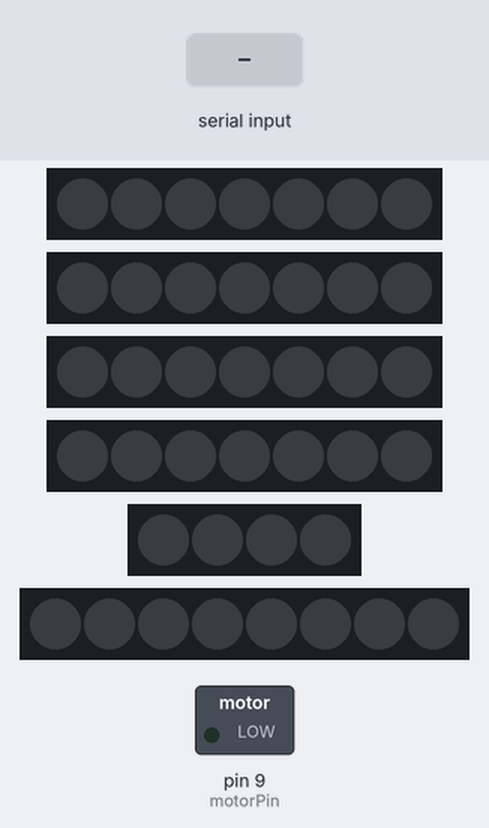
This sketch was run on a simulated Arduino Uno, built with avr-gcc and run on an emulated ATmega328P. On the bench: 4 × 7 RGB LEDs in strip order, left to right, 4 RGB LEDs in strip order, left to right, 8 RGB LEDs in strip order, left to right, switched loads named in the sketch (green lamp = pin HIGH). The inputs (shaded band) are chosen by the test bench. What the sketch prints to the serial monitor is not drawn.

Above: at 1.2 s.
1.3 s: "c" received over Serial
At 1.5 s:
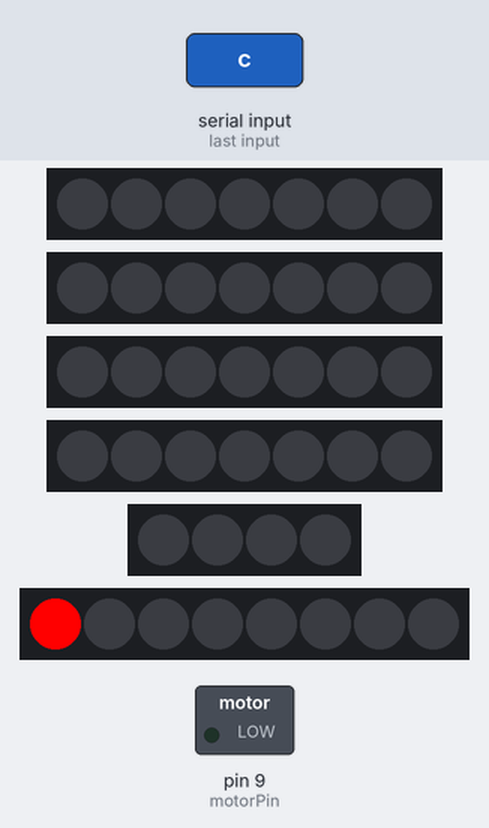
4.0 s: "a" received over Serial
At 6.7 s:
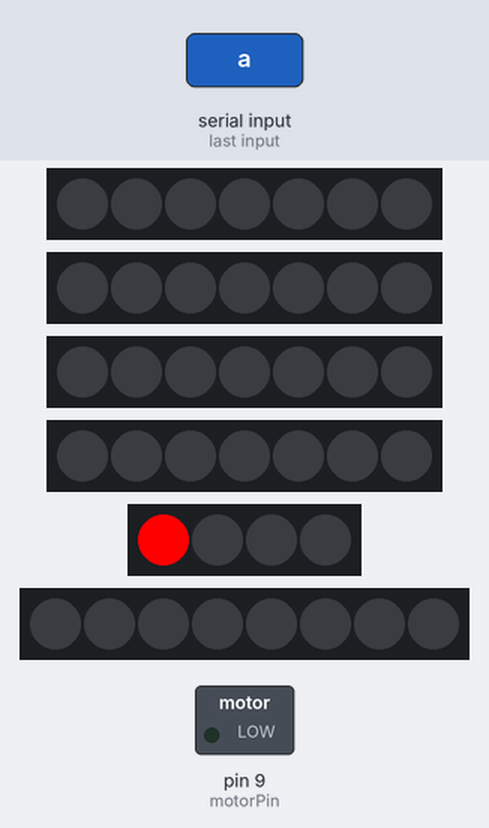
7.0 s: "b" received over Serial
At 9.4 s:
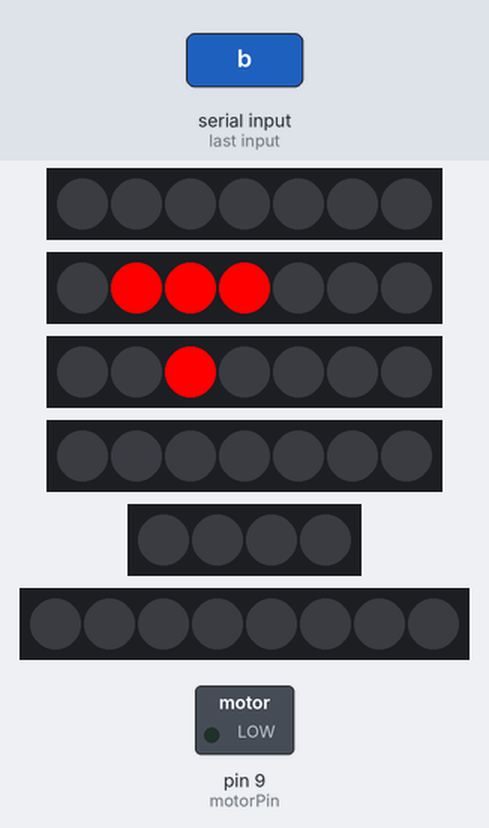
10.0 s: "d" received over Serial
At 12.7 s:
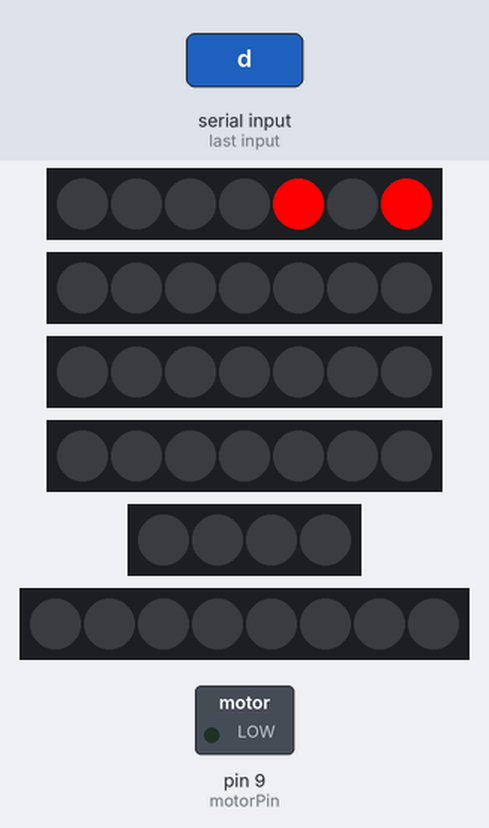
13.0 s: "g" received over Serial
At 15.5 s:
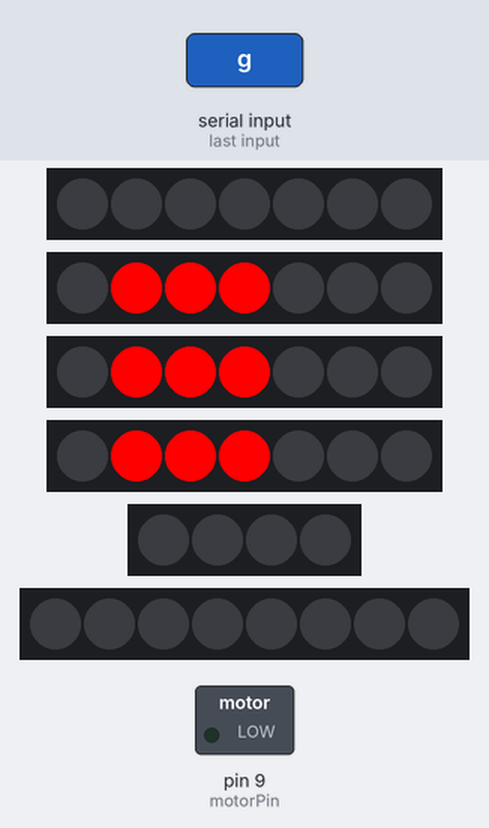
16.0 s: "h" received over Serial
At 17.92 s:
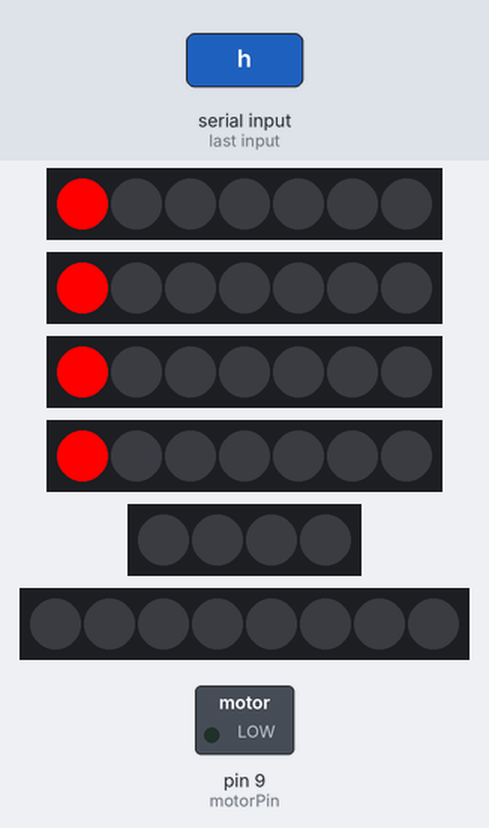
Timing chart, 0 to 20.0 s (numbered marks = the images above; inputs shaded):
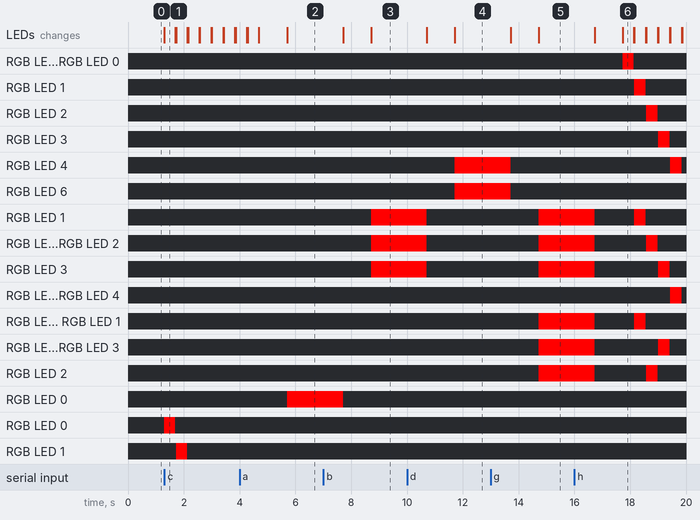

The sketch:

arudinobasic.ino
```cpp
#include <Adafruit_NeoPixel.h>

#define LED_STRIP_1_DI_PIN 3 // Digital pin connected to the LED strip
#define PIN_1 3
#define LEDS_STRIP1 7

#define LED_STRIP_2_DI_PIN 5
#define PIN_2 5
#define LEDS_STRIP2 7

#define LED_STRIP_3_DI_PIN 4
#define PIN_3 4
#define LEDS_STRIP3 7

#define LED_STRIP_4_DI_PIN 2
#define PIN_4 2
#define LEDS_STRIP4 7

#define LED_STRIP_5_DI_PIN 7
#define PIN_5 7
#define LEDS_STRIP5 4

#define LED_STRIP_6_DI_PIN 6
#define PIN_6 6
#define LEDS_STRIP6 8


Adafruit_NeoPixel strip1 = Adafruit_NeoPixel(LEDS_STRIP1, PIN_1, NEO_GRB + NEO_KHZ800);
Adafruit_NeoPixel strip2 = Adafruit_NeoPixel(LEDS_STRIP2, PIN_2, NEO_GRB + NEO_KHZ800);
Adafruit_NeoPixel strip3 = Adafruit_NeoPixel(LEDS_STRIP3, PIN_3, NEO_GRB + NEO_KHZ800);
Adafruit_NeoPixel strip4 = Adafruit_NeoPixel(LEDS_STRIP4, PIN_4, NEO_GRB + NEO_KHZ800);
Adafruit_NeoPixel strip5 = Adafruit_NeoPixel(LEDS_STRIP5, PIN_5, NEO_GRB + NEO_KHZ800);
Adafruit_NeoPixel strip6 = Adafruit_NeoPixel(LEDS_STRIP6, PIN_6, NEO_GRB + NEO_KHZ800);

String fullWord;

const int motorPin = 9;


void setup() {
  Serial.begin(115200);
  Serial.setTimeout(1);

  strip1.begin();
  strip1.show(); // Initialize to 'off'

  strip2.begin();
  strip2.show();

  strip3.begin();
  strip3.show();

  strip4.begin();
  strip4.show();

  strip5.begin();
  strip5.show();

  strip6.begin();
  strip6.show();

  pinMode(motorPin, OUTPUT);

}

void turnOffStrip(Adafruit_NeoPixel &strip) {
  for (int i = 0; i < strip.numPixels(); i++) {
    strip.setPixelColor(i, strip.Color(0, 0, 0)); // Set color off
  }
  strip.show();
}

// Function to turn on a specific LED in a NeoPixel strip
void turnOnLED(Adafruit_NeoPixel &strip, int index) {
  if (index >= 0 && index < strip.numPixels()) {
    strip.setPixelColor(index, strip.Color(255, 0, 0));
    strip.show();
  }
}

void  loop() {
  while (!Serial.available());
  fullWord = Serial.readString();
  fullWord.toLowerCase();
  Serial.print(fullWord);
  for(int i = 0; i < fullWord.length(); i++){
    char currentChar = fullWord[i];

    if (currentChar == 'a') {
      turnOnLED(strip5, 0);
      delay(2000);
      turnOffStrip(strip5);

          }
    else if (currentChar == 'b') {
      turnOnLED(strip2, 1);
      turnOnLED(strip2, 2);
      turnOnLED(strip2, 3);
      turnOnLED(strip3, 2);
      delay(2000);
      turnOffStrip(strip2);
      turnOffStrip(strip3);

          }
    else if (currentChar == 'c') {
      for (int i = 0; i < 8; i++) {
        turnOnLED(strip6, i);
        delay(400);
        turnOffStrip(strip6);
        delay(25);
        }
    }
    else if (currentChar == 'd') {
      turnOnLED(strip1, 4);
      turnOnLED(strip1, 6);
      delay(2000);
      turnOffStrip(strip1);

    }
    else if (currentChar == 'e') {
      turnOnLED(strip1, 6);
      delay(2000);
      turnOffStrip(strip1);

    }
    else if (currentChar == 'f') {
      turnOnLED(strip6, 5);
      turnOnLED(strip6, 6);
      delay(2000);
      turnOffStrip(strip6);

    }
    else if (currentChar == 'g') {
      turnOnLED(strip2, 1);
      turnOnLED(strip2, 2);
      turnOnLED(strip2, 3);
      turnOnLED(strip3, 1);
      turnOnLED(strip3, 2);
      turnOnLED(strip3, 3);
      turnOnLED(strip4, 1);
      turnOnLED(strip4, 2);
      turnOnLED(strip4, 3);
      delay(2000);
      turnOffStrip(strip2);
      turnOffStrip(strip3);
      turnOffStrip(strip4);

    }
    else if (currentChar == 'h') {
      for (int i = 0; i < 7; i++) {
        turnOnLED(strip1, i);
        turnOnLED(strip2, i);
        turnOnLED(strip3, i);
        turnOnLED(strip4, i);

        delay(400);

        turnOffStrip(strip1);
        turnOffStrip(strip2);
        turnOffStrip(strip3);
        turnOffStrip(strip4);

        delay(25);
      }

    }
    else if (currentChar == 'i') {
      turnOnLED(strip2, 6);
      delay(2000);
      turnOffStrip(strip2);

    }
    else if (currentChar == 'j') {
      for (int i = 7; i >= 0; i--) {
        turnOnLED(strip2, i);

        delay(400);

        turnOffStrip(strip2);

        delay(25);
      }
      turnOnLED(strip1, 0);
      delay(400);
      turnOffStrip(strip1);
      delay(25);

      for (int j = 3; j >= 0; j--) {
        turnOnLED(strip5, j);

        delay(400);

        turnOffStrip(strip5);

        delay(25);
      }
    }
    else if (currentChar == 'k') {
      turnOnLED(strip1, 4);
      delay(2000);
      turnOffStrip(strip1);

    }
    else if (currentChar == 'l') {
      turnOnLED(strip1, 1);
      turnOnLED(strip2, 1);
      turnOnLED(strip3, 1);
      turnOnLED(strip4, 1);
      delay(2000);
      turnOffStrip(strip1);
      turnOffStrip(strip2);
      turnOffStrip(strip3);
      turnOffStrip(strip4);

    }
    else if (currentChar == 'm') {
      turnOnLED(strip1, 1);
      turnOnLED(strip1, 2);
      turnOnLED(strip1, 3);
      turnOnLED(strip2, 1);
      turnOnLED(strip2, 2);
      turnOnLED(strip2, 3);
      turnOnLED(strip3, 1);
      turnOnLED(strip3, 2);
      turnOnLED(strip3, 3);
      turnOnLED(strip4, 1);
      turnOnLED(strip4, 2);
      turnOnLED(strip4, 3);
      delay(2000);
      turnOffStrip(strip1);
      turnOffStrip(strip2);
      turnOffStrip(strip3);
      turnOffStrip(strip4);

    }
    else if (currentChar == 'n') {
      turnOnLED(strip1, 1);
      turnOnLED(strip1, 2);
      turnOnLED(strip2, 1);
      turnOnLED(strip2, 2);
      turnOnLED(strip3, 1);
      turnOnLED(strip3, 2);
      turnOnLED(strip4, 1);
      turnOnLED(strip4, 2);
      delay(2000);
      turnOffStrip(strip1);
      turnOffStrip(strip2);
      turnOffStrip(strip3);
      turnOffStrip(strip4);

    }
    else if (currentChar == 'o') {
      turnOnLED(strip3, 6);
      delay(2000);
      turnOffStrip(strip3);

    }
    else if (currentChar == 'p') {
      turnOnLED(strip1, 6);
      turnOnLED(strip6, 7);
      delay(2000);
      turnOffStrip(strip1);
      turnOffStrip(strip6);
    }
    else if (currentChar == 'q') {
      turnOnLED(strip5, 3);
      turnOnLED(strip6, 2);
      delay(2000);
      turnOffStrip(strip5);
      turnOffStrip(strip6);
    }
    else if (currentChar == 'r') {
      turnOnLED(strip3, 1);
      turnOnLED(strip3, 2);
      turnOnLED(strip3, 3);
      turnOnLED(strip4, 3);
      delay(2000);
      turnOffStrip(strip3);
      turnOffStrip(strip4);

    }
    else if (currentChar == 's') {

      digitalWrite(motorPin, HIGH);
      turnOnLED(strip4, 4);
      delay(2000);
      turnOffStrip(strip4);
      digitalWrite(motorPin, LOW);

    }
    else if (currentChar == 't') {
      turnOnLED(strip4, 2);
      delay(2000);
      turnOffStrip(strip4);
    }
    else if (currentChar == 'u') {
      turnOnLED(strip4, 6);
      delay(2000);
      turnOffStrip(strip4);

    }
    else if (currentChar == 'v') {
      turnOnLED(strip2, 1);
      turnOnLED(strip3, 1);
      turnOnLED(strip4, 1);
      turnOnLED(strip2, 3);
      turnOnLED(strip3, 3);
      turnOnLED(strip4, 3);
      delay(2000);
      turnOffStrip(strip2);
      turnOffStrip(strip3);
      turnOffStrip(strip4);

    }
    else if (currentChar == 'w') {
      turnOnLED(strip1, 4);
      turnOnLED(strip1, 5);
      turnOnLED(strip1, 6);
      turnOnLED(strip2, 4);
      turnOnLED(strip2, 5);
      turnOnLED(strip2, 6);
      turnOnLED(strip3, 4);
      turnOnLED(strip3, 5);
      turnOnLED(strip3, 6);
      turnOnLED(strip4, 4);
      turnOnLED(strip4, 5);
      turnOnLED(strip4, 6);
      turnOnLED(strip6, 5);
      turnOnLED(strip6, 6);
      turnOnLED(strip6, 7);

      delay(2000);

      turnOffStrip(strip1);
      turnOffStrip(strip2);
      turnOffStrip(strip3);
      turnOffStrip(strip4);
      turnOffStrip(strip6);

    }
    else if (currentChar == 'x') {
      turnOnLED(strip6, 6);
      delay(2000);
      turnOffStrip(strip6);

    }
    else if (currentChar == 'y') {
      turnOnLED(strip1, 1);
      delay(2000);
      turnOffStrip(strip1);

    }
    else if (currentChar == 'z') {
      turnOnLED(strip1, 3);
      turnOnLED(strip2, 3);
      turnOnLED(strip3, 3);
      turnOnLED(strip4, 3);
      delay(2000);
      turnOffStrip(strip1);
      turnOffStrip(strip2);
      turnOffStrip(strip3);
      turnOffStrip(strip4);

    }
    delay(1000);

  }
}
```

Measured:
- after the input at 1.3 s, RGB LED 0: off → RGB(255, 0, 0) at once, → off 0.40 s later; RGB LED 1: off → RGB(255, 0, 0) after 0.43 s, → off 0.40 s later
- after the input at 7.0 s, the LEDs: first differ from a run without the input after 1.7 s (image 3)
- after the input at 10.0 s, the LEDs: first differ from a run without the input after 1.7 s (image 4)
- after the input at 13.0 s, the LEDs: first differ from a run without the input after 1.7 s (image 5)
- after the input at 16.0 s, the LEDs: first differ from a run without the input after 1.7 s (image 6)
- what the display in image 1 shows lasts 0.4 s, from 1.3 s to 1.7 s
